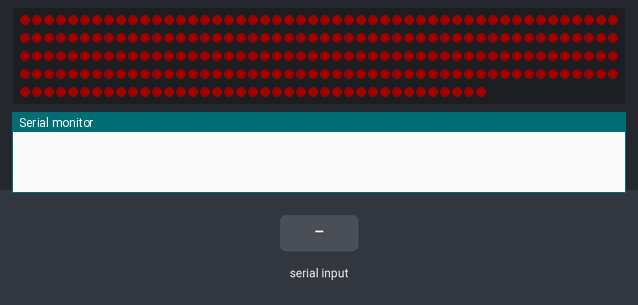
Recording of a sketch running on a simulated Arduino Uno, built with avr-gcc and run on an emulated ATmega328P. On the bench: 239 RGB LEDs in strip order, left to right, continuing on the next row, the last lines printed to the serial monitor. The inputs (shaded band) are chosen by the test bench. Dim RGB values are drawn brighter than linear.

Above: at 1.2 s.
1.3 s: "30,150;" received over Serial
At 5.6 s:
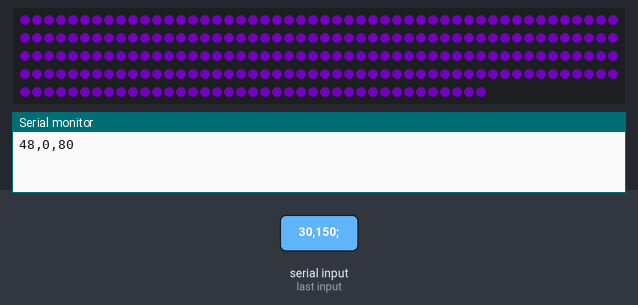
At 10.9 s:
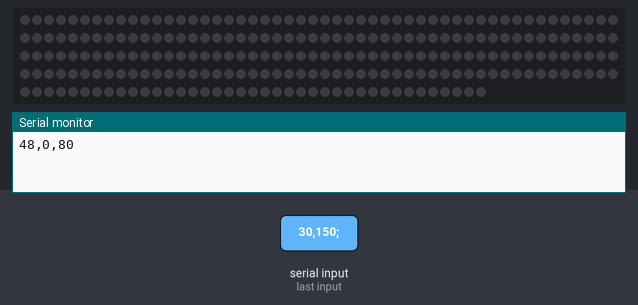

The sketch:

NeoPixel.ino
```cpp
#include <Adafruit_NeoPixel.h>

const int PIN       =  6;
const int NUMPIXELS = 239;
int       interval  =  5;

// Constructor: number of LEDs, pin number, LED type
Adafruit_NeoPixel pixels = Adafruit_NeoPixel( NUMPIXELS, PIN, NEO_GRB + NEO_KHZ800 );

double phase = PI;

char input[6];
char rStr[3], gStr[3], bStr[3];

int r = 255,
    g = 0,
    b = 0;

//----------------------------------------
void setup()
{
  Serial.begin( 9600 );

  while( !Serial ){}// wait for serial port to connect. Needed for native USB port only

  pixels.begin();
}

//----------------------------------------
void loop()
{
  while( Serial.available() > 0 )
  {
    int numBytes = Serial.readBytesUntil(';', input, 6);

    if( numBytes == 6 )
    {
      rStr[0] = input[0];
      rStr[1] = input[1];
      rStr[2] = '\0';// null character

      gStr[0] = input[2];
      gStr[1] = input[3];
      gStr[2] = '\0';

      bStr[0] = input[4];
      bStr[1] = input[5];
      bStr[2] = '\0';

      r = strToHex( rStr );
      g = strToHex( gStr );
      b = strToHex( bStr );

      Serial.println( ( String )r + "," + ( String )g + "," + ( String )b );
//      phase = PI;
    }
  }

  float s = cos( phase ) * 0.5f + 0.5f;
  setColor( r * s, g * s, b * s );

  phase += 0.01f;
  delay(interval);
}

//----------------------------------------
void setColor( int _r, int _g, int _b )
{
  for( int i = 0; i < NUMPIXELS; ++i )
  {
    pixels.setPixelColor( i, pixels.Color( _r, _g, _b ) );
  }
  pixels.show();
}

//----------------------------------------
int strToHex( char str[] )
{
  return ( int )strtol( str, 0, 16 );
}
```

Measured:
- after the input at 1.3 s, the LEDs: first change after 0.07 s (image 1 shows a later state)
- what the display in image 2 shows lasts 0.7 s, from 10.4 s to 11.1 s
